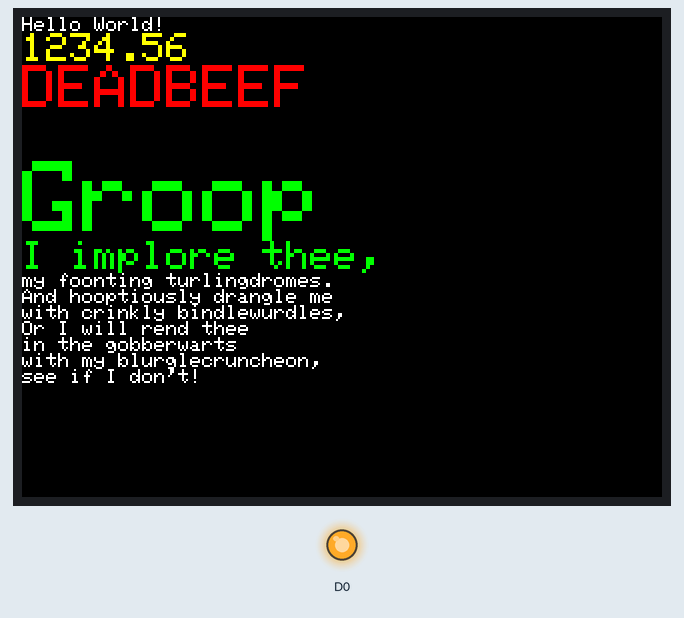
A sketch run on a simulated ESP8266 (NodeMCU). Parts: 320×240 colour display, output pins drawn as LEDs (lit = HIGH).

Above: at 0.3 s.
Timing chart, 0 to 40.0 s (numbered marks = the images above):
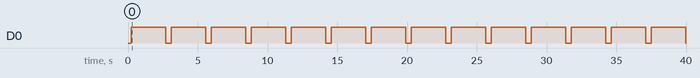

Measured:
- by itself, D0: alternates HIGH for 2.5 s and LOW for 0.39 s

The sketch:

showTextt.ino
```cpp
#include "SPI.h"
#include "Adafruit_GFX.h"
#include "Adafruit_ILI9341.h"

#define TFT_DC D1
#define TFT_CS D2

Adafruit_ILI9341 tft = Adafruit_ILI9341(TFT_CS, TFT_DC);

void setup() {
  pinMode(16, OUTPUT);
  tft.begin();
  yield();
}

void loop(void) {
    tft.setRotation(3);
    testText();
    digitalWrite(16, HIGH);
    yield();
    delay(800);
    yield();
    delay(800);
    yield();
    delay(800);
    tft.fillScreen(ILI9341_BLACK);
    digitalWrite(16, LOW);
    yield();
    delay(300);

}
unsigned long testText() {
  tft.fillScreen(ILI9341_BLACK);
  unsigned long start = micros();
  tft.setCursor(0, 0);
  tft.setTextColor(ILI9341_WHITE);  tft.setTextSize(1);
  tft.println("Hello World!");
  tft.setTextColor(ILI9341_YELLOW); tft.setTextSize(2);
  tft.println(1234.56);
  tft.setTextColor(ILI9341_RED);    tft.setTextSize(3);
  tft.println(0xDEADBEEF, HEX);
  tft.println();
  tft.setTextColor(ILI9341_GREEN);
  tft.setTextSize(5);
  tft.println("Groop");
  tft.setTextSize(2);
  tft.println("I implore thee,");
  tft.setTextSize(1);
  tft.setTextColor(ILI9341_WHITE);
  tft.println("my foonting turlingdromes.");
  tft.println("And hooptiously drangle me");
  tft.println("with crinkly bindlewurdles,");
  tft.println("Or I will rend thee");
  tft.println("in the gobberwarts");
  tft.println("with my blurglecruncheon,");
  tft.println("see if I don't!");
  return micros() - start;
}
```
